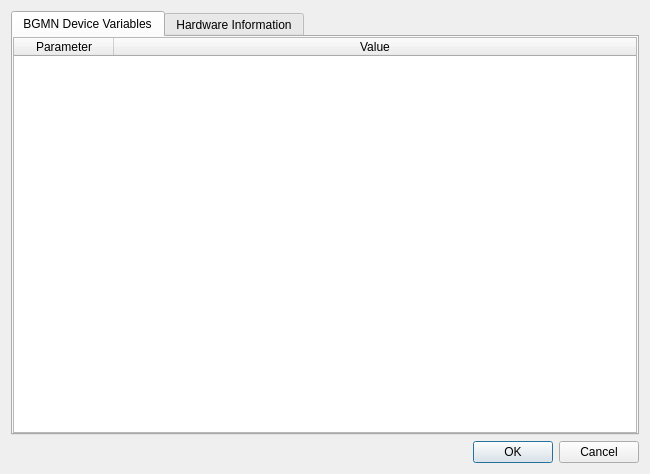
<?xml version="1.0" encoding="UTF-8"?>
<ui version="4.0">
 <class>NewInstrumentDialog</class>
 <widget class="QDialog" name="NewInstrumentDialog">
  <property name="geometry">
   <rect>
    <x>0</x>
    <y>0</y>
    <width>650</width>
    <height>474</height>
   </rect>
  </property>
  <property name="windowTitle">
   <string>New FPA Configuration</string>
  </property>
  <layout class="QVBoxLayout" name="verticalLayout">
   <item>
    <widget class="QTabWidget" name="tabWidget">
     <property name="currentIndex">
      <number>0</number>
     </property>
     <widget class="QWidget" name="tab">
      <attribute name="title">
       <string>BGMN Device Variables</string>
      </attribute>
      <layout class="QGridLayout" name="gridLayout_2">
       <property name="leftMargin">
        <number>0</number>
       </property>
       <property name="topMargin">
        <number>0</number>
       </property>
       <property name="rightMargin">
        <number>0</number>
       </property>
       <property name="bottomMargin">
        <number>0</number>
       </property>
       <item row="0" column="0">
        <widget class="QTableWidget" name="tableWidget">
         <attribute name="horizontalHeaderStretchLastSection">
          <bool>true</bool>
         </attribute>
         <column>
          <property name="text">
           <string>Parameter</string>
          </property>
         </column>
         <column>
          <property name="text">
           <string>Value</string>
          </property>
         </column>
        </widget>
       </item>
      </layout>
     </widget>
     <widget class="QWidget" name="tab_2">
      <attribute name="title">
       <string>Hardware Information</string>
      </attribute>
      <layout class="QGridLayout" name="gridLayout">
       <property name="leftMargin">
        <number>0</number>
       </property>
       <property name="topMargin">
        <number>0</number>
       </property>
       <property name="rightMargin">
        <number>0</number>
       </property>
       <property name="bottomMargin">
        <number>0</number>
       </property>
       <item row="0" column="0">
        <widget class="QPlainTextEdit" name="plainTextEdit"/>
       </item>
      </layout>
     </widget>
    </widget>
   </item>
   <item>
    <widget class="QDialogButtonBox" name="buttonBox">
     <property name="orientation">
      <enum>Qt::Horizontal</enum>
     </property>
     <property name="standardButtons">
      <set>QDialogButtonBox::Cancel|QDialogButtonBox::Ok</set>
     </property>
    </widget>
   </item>
  </layout>
 </widget>
 <tabstops>
  <tabstop>tabWidget</tabstop>
  <tabstop>tableWidget</tabstop>
  <tabstop>plainTextEdit</tabstop>
 </tabstops>
 <resources/>
 <connections>
  <connection>
   <sender>buttonBox</sender>
   <signal>accepted()</signal>
   <receiver>NewInstrumentDialog</receiver>
   <slot>accept()</slot>
   <hints>
    <hint type="sourcelabel">
     <x>248</x>
     <y>254</y>
    </hint>
    <hint type="destinationlabel">
     <x>157</x>
     <y>274</y>
    </hint>
   </hints>
  </connection>
  <connection>
   <sender>buttonBox</sender>
   <signal>rejected()</signal>
   <receiver>NewInstrumentDialog</receiver>
   <slot>reject()</slot>
   <hints>
    <hint type="sourcelabel">
     <x>316</x>
     <y>260</y>
    </hint>
    <hint type="destinationlabel">
     <x>286</x>
     <y>274</y>
    </hint>
   </hints>
  </connection>
 </connections>
</ui>
